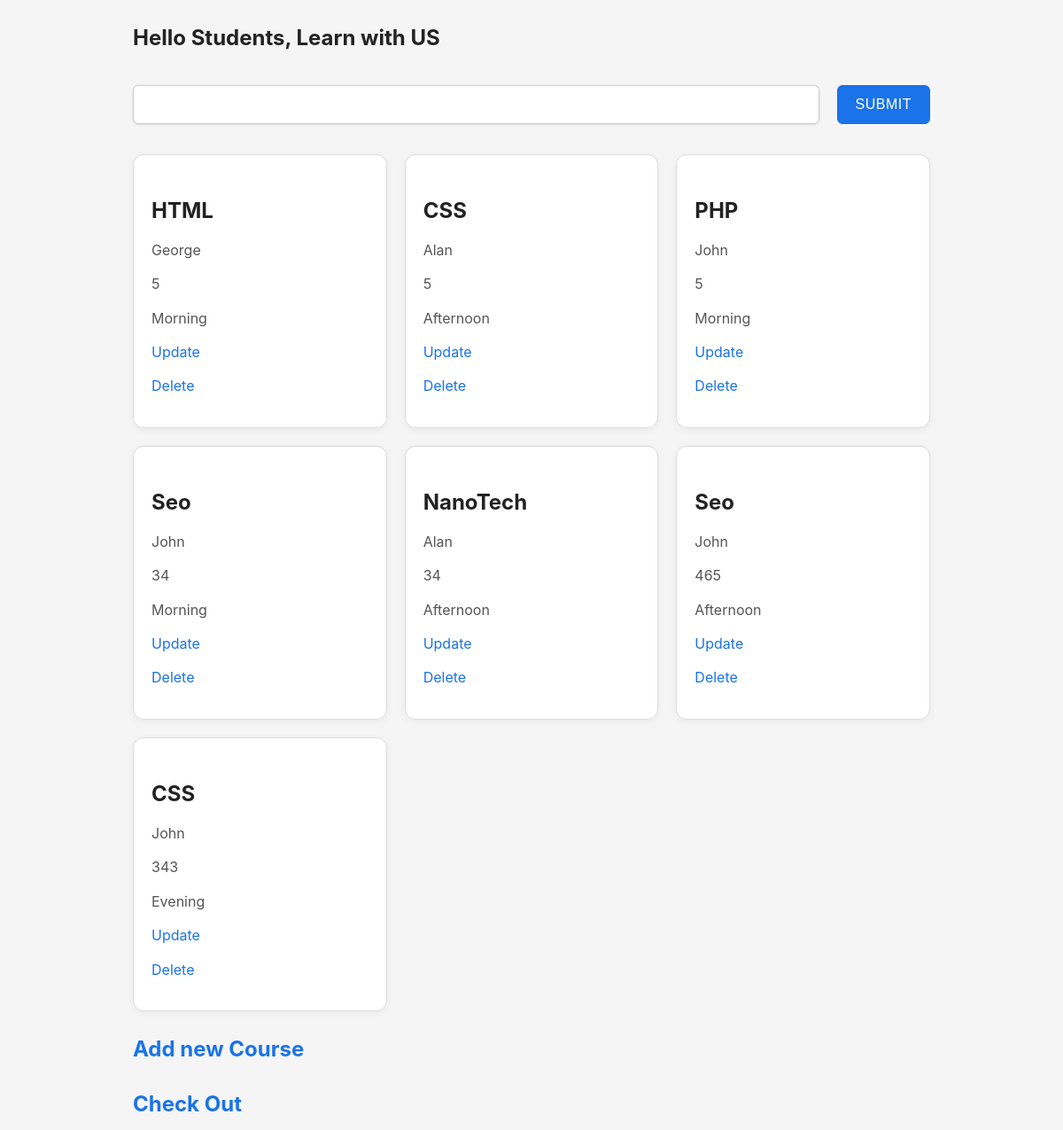
The page / on the database its author committed.
### myapp/models.py (models this page shows, shortened)
class Course(models.Model):
    name = models.CharField(max_length=20)
    tutor = models.CharField(max_length=20)
    credits = models.IntegerField()
    students = models.IntegerField()
    times = models.ForeignKey(Times, on_delete = models.CASCADE)
    image = models.ImageField(upload_to='std_image/', null=True, blank=True)

class Times(models.Model):
    time = models.CharField()
    def __str__(self):
        return self.time

### myapp/views.py (the view)
# urls.py: path('', views.read, name="read"),
def read(request):
    x = Course.objects.all()
    if request.method == "POST":
        search = request.POST.get('search', '')
        x = Course.objects.filter(Q(name__icontains=search) | Q(tutor__icontains=search))
    return render(request, 'read.html', {"reads": x})

### template/read.html (shortened to what this page needs)
<!DOCTYPE html>
<html lang="en">
<head>
    {% load static %}
    <link rel="stylesheet" href="{% static 'css/style.css' %}">
</head>
<body>
   <section>
     <h1><span>Hello </span>Students, Learn with US</h1>
     <div class="searches">
        <form method="post">
            <input type="search" name="search">
            <button>Submit</button>
        </form>
     </div>
     <div class="cards">
        {% for i in reads%}
            <div class="card">
                <h2>{{i.name}}</h2>
                <p>{{i.tutor}}</p>
                <p>{{i.credits}}</p>
                <p>{{i.times}}</p>
                <p><a href="{% url 'update' i.id %}">Update</a></p>
                <p><a href="{% url 'delete' i.id %}">Delete</a></p>
            </div>
        {% endfor %}
     </div>
     <div>
        <h2><a href="{% url 'create' %}">Add new Course</a></h2>
     </div>
     <div>
        <h2><a href="{% url 'form' %}">Check Out</a></h2>
     </div>
   </section>
</body>
</html>

### static/css/style.css (style rules this page uses)
html, body { margin: 0; padding: 0; background: #f5f5f5; color: #333; font-family: "Inter", "Segoe UI", sans-serif; line-height: 1.6; }
h1, h2, h3, h4, h5, h6 { color: #222; margin-top: 1.5rem; margin-bottom: 0.6rem; font-weight: 700; }
p { margin: 0.8rem 0; color: #555; }
a { color: #1a73e8; text-decoration: none; transition: color 0.2s; }
form { margin: 1.5rem 0; }
input, textarea, select { width: 100%; padding: 12px 14px; margin: 0.6rem 0; background: #fff; border: 1px solid #ccc; border-radius: 6px; color: #333; font-size: 1rem; outline: none; box-shadow: 0 1px 3px rgba(0,0,0,0.1); transition: border-color 0.2s, box-shadow 0.2s; }
button, input[type="submit"], input[type="button"] { padding: 12px 20px; background: #1a73e8; border: 1px solid #1a73e8; border-radius: 6px; color: #fff; cursor: pointer; font-size: 1rem; letter-spacing: 0.5px; text-transform: uppercase; transition: background 0.25s, border 0.25s; }
body > * { padding-left: 1rem; padding-right: 1rem; max-width: 900px; margin-left: auto; margin-right: auto; }
.cards { display: grid; grid-template-columns: repeat(auto-fit, minmax(250px, 1fr)); gap: 20px; }
.card { border: 1px solid #ddd; border-radius: 12px; padding: 20px; background: #fff; box-shadow: 0 2px 8px rgba(0,0,0,0.05); }
.searches form { display: flex; align-items: center; gap: 20px; }

### rows shown on the page
Course: name "HTML", tutor "George", credits "5", times "Morning"
Course: name "CSS", tutor "Alan", credits "5", times "Afternoon"
Course: name "PHP", tutor "John", credits "5", times "Morning"
Course: name "Seo", tutor "John", credits "34", times "Morning"
Course: name "NanoTech", tutor "Alan", credits "34", times "Afternoon"
Course: name "Seo", tutor "John", credits "465", times "Afternoon"
Course: name "CSS", tutor "John", credits "343", times "Evening"
